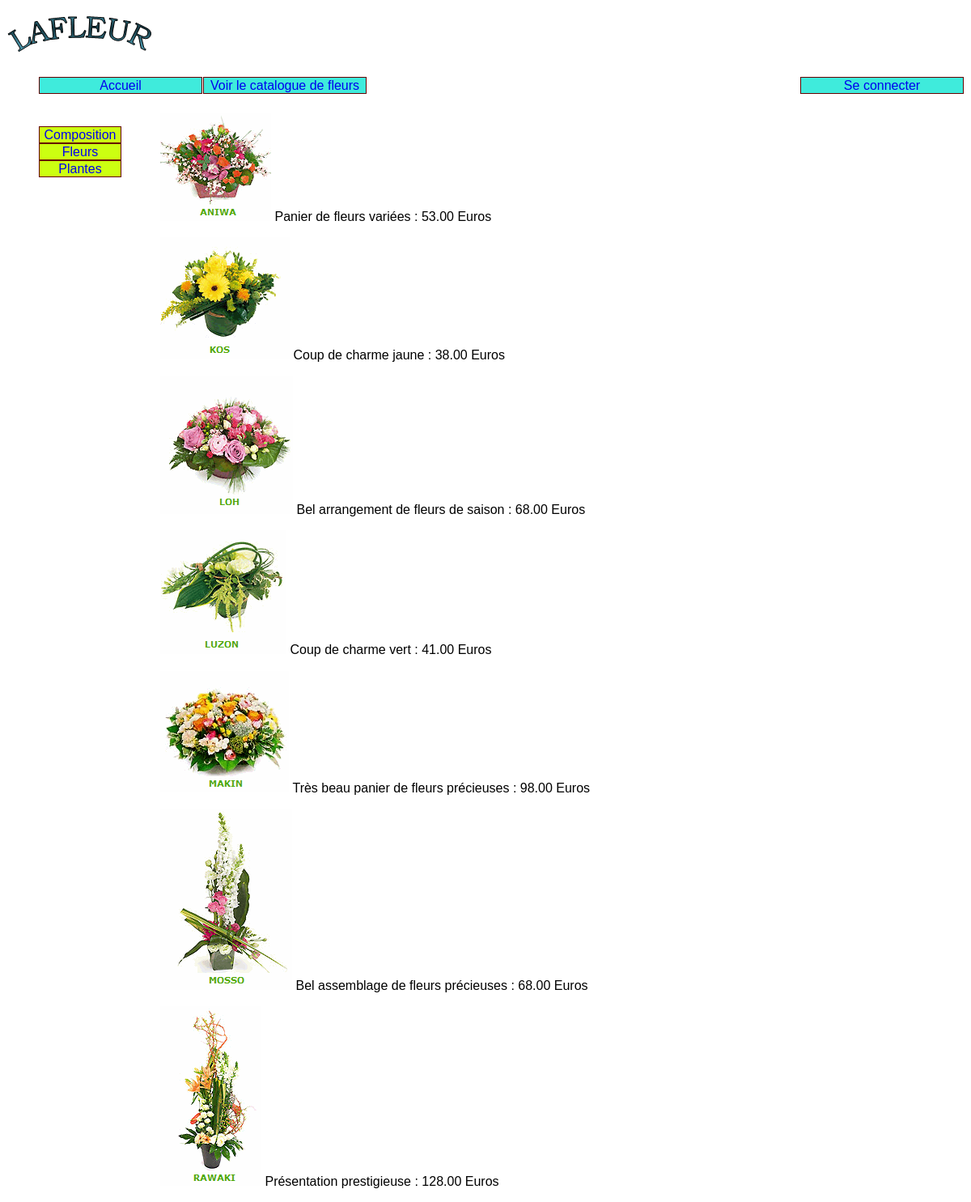
Page /index.php?uc=voirProduits&action=voirCategories on the committed database.
### tables this page shows
CREATE TABLE IF NOT EXISTS categorie
 (
   id CHAR (3) NOT NULL,
   libelle CHAR (32) NULL, 
   PRIMARY KEY (id) 
 );

CREATE TABLE IF NOT EXISTS produit
 (
  id INT (3) auto_increment NOT NULL,
  description CHAR(50), 
  prix DECIMAL (10,2) NOT NULL,
  image CHAR (50) NULL, 
  idCategorie CHAR (32) NOT NULL , 
  PRIMARY KEY (id) 
 );

### util/class.pdoLafleur.inc.php (called while the page is built, shortened)
<?php
class PdoLafleur
{
    private static $serveur='mysql:host=localhost';
    private static $bdd='dbname=lafleur';
    private static $user='lafleur' ;
    private static $mdp='secret' ;
	private static $monPdo;
	private static $monPdoLafleur = null;
 private function __construct() {
 	PdoLafleur::$monPdo = new PDO(PdoLafleur::$serveur.';'.PdoLafleur::$bdd, PdoLafleur::$user, PdoLafleur::$mdp);
 	PdoLafleur::$monPdo->query("SET CHARACTER SET utf8");
 }
  public  static function getPdoLafleur()
  {
  	if(PdoLafleur::$monPdoLafleur == null) {
  		PdoLafleur::$monPdoLafleur = new PdoLafleur();
  	}
  	return PdoLafleur::$monPdoLafleur;
  }
 public function getLesCategories()
 {
 	$requetePrepare = PdoLaFleur::$monPdo->prepare(
 		'SELECT * '
 		. 'FROM categorie'
 	);
 	$requetePrepare->execute();
 	$lesLignes = $requetePrepare->fetchAll();
 	return $lesLignes;
 }
 public function getLesProduitsDeCategorie($idCategorie)
 {
     $requetePrepare = PdoLaFleur::$monPdo->prepare(
 		'SELECT * '
 		. 'FROM produit '
 		. 'WHERE idCategorie = :idCategorie'
 	);
 	$requetePrepare->bindParam(':idCategorie', $idCategorie, PDO::PARAM_STR);
 	$requetePrepare->execute();
 	$lesLignes = $requetePrepare->fetchAll();
 	return $lesLignes;
 }
}
?>

### vues/v_listeProduits.php (the view, shortened to what this page needs)
<div id="produits"> <?php
foreach( $lesProduits as $unProduit)
{
	$description = $unProduit['description'];
	$prix=$unProduit['prix'];
	$image = $unProduit['image'];
	?>
	<ul>
		<li><img src="<?php echo $image ?>" alt=image /></li>
		<li><?php echo $description ?></li>
		<li><?php echo " : ".$prix." Euros" ?>
	</ul> <?php
} ?>
</div>

### vues/v_categories.php (shortened to what this page needs)
<ul id="categories">
<?php
foreach( $lesCategories as $uneCategorie)
{
	$idCategorie = $uneCategorie['id'];
	$libCategorie = $uneCategorie['libelle'];
	?>
	<li>
		<a href=index.php?uc=voirProduits&categorie=<?php echo $idCategorie ?>&action=voirProduits><?php echo $libCategorie ?></a>
	</li>
<?php
}
?>
</ul>

### util/cssGeneral.css (style rules this page uses)
html { font:normal 100%/1.2em "Trebuchet MS",Verdana,Helvetica,Arial,sans-serif; }
#categories { float:left; }
#produits { padding:0 150px; }
#menu li a , #categories li a { text-decoration:none; }
#categories li { list-style-type: none; list-style-image:none; margin-right: 1px ; border:1px solid #600; width:100px; text-align:center; background:#ccff11; }
#produits li, #produits li a { list-style-type: none; list-style-image:none; display:inline; width:175px; text-align:center; height:205px; font: 1em "Trebuchet MS",Arial,sans-serif ; }

### rows in the picture
categorie: libelle "Composition"
categorie: libelle "Fleurs"
categorie: libelle "Plantes"
produit: image (picture), description "Panier de fleurs variées", prix "53.00"
produit: image (picture), description "Coup de charme jaune", prix "38.00"
produit: image (picture), description "Bel arrangement de fleurs de saison", prix "68.00"
produit: image (picture), description "Coup de charme vert", prix "41.00"
produit: image (picture), description "Très beau panier de fleurs précieuses", prix "98.00"
produit: image (picture), description "Bel assemblage de fleurs précieuses", prix "68.00"
produit: image (picture), description "Présentation prestigieuse", prix "128.00"
